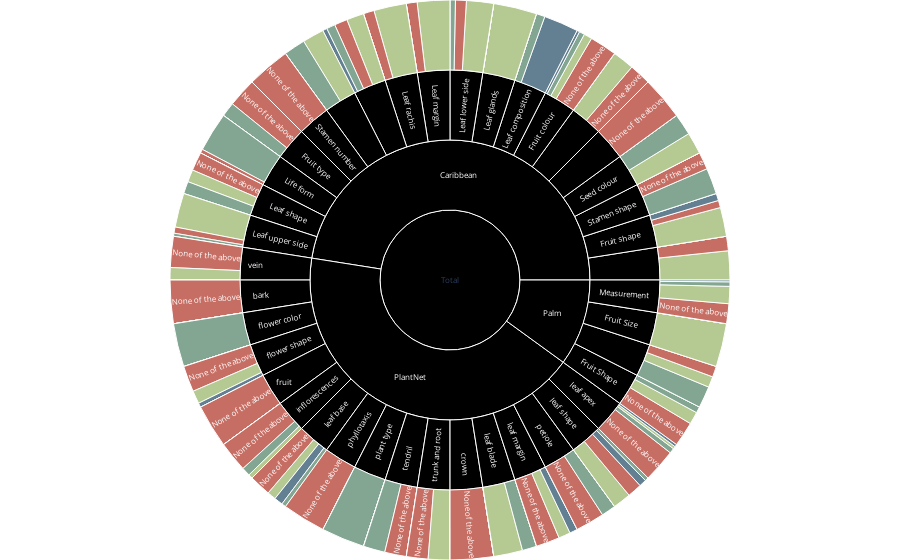

Notebook code for this chart:
### Markdown cell above
#### Percentage

### Code cell
labels = ['None of the above', 'Can infer correct Entity', 'Can infer correct Quality', 'Can infer correct Value']

colors = [
    'rgb(175, 49, 35)', 
    'rgb(151, 179, 100)',
    'rgb(33, 75, 99)',
    'rgb(79, 129, 102)',
      ]

# colors = [
#     'red', 
#     'yellow',
#     'blue',
#     'green',
#       ]

color_dict = {label: color for color, label in zip(colors, labels)}
# color_dict.update({label: color for color, label in zip(colors, df["Dataset"].unique())})
color_dict['(?)'] = 'black'

fig = px.sunburst(df_melt, 
                  path=['Total', 'Dataset', 'Main Trait', 'variable'], 
                  values='Percentage', 
                  color='variable',
                #   color='Black',
                  hover_data=["variable", "Percentage"],
                  color_discrete_map=color_dict)

fig.update_layout(
    margin = dict(t=0, l=0, r=0, b=0),
    uniformtext=dict(minsize=8, mode='hide')
)

fig.show()

# folder_figures = "../../../reports/figures/"
# file_name = "PxPlot_HTML_SurveysPerTrait_Percentage.html"
# fig.write_html(F"{folder_figures}{file_name}")
# file_name = "PxPlot_PDF_SurveysPerTrait_Percentage.pdf"
# fig.write_image(F"{folder_figures}{file_name}")

### Figure 1 — Plotly figure (JSON) as saved in the notebook; plotly's stock layout.template omitted (floating-point values rounded to 4 significant figures; data arrays with more than 128 entries replaced by an {"elided": "..."} marker saying what was removed)
{"data": [{"branchvalues": "total", "customdata": {"elided": "204x3 mixed values"}, "domain": {"x": [0, 1], "y": [0, 1]}, "hovertemplate": "labels=%{label}<br>Percentage=%{customdata[1]}<br>parent=%{parent}<br>id=%{id}<br>variable=%{customdata[2]}<extra></extra>", "ids": {"elided": "204 str values"}, "labels": {"elided": "204 str values"}, "marker": {"colors": {"elided": "204 str values"}}, "name": "", "parents": {"elided": "204 str values"}, "type": "sunburst", "values": {"elided": "204 float values"}}], "layout": {"legend": {"tracegroupgap": 0}, "margin": {"b": 0, "l": 0, "r": 0, "t": 0}, "uniformtext": {"minsize": 8, "mode": "hide"}}}
